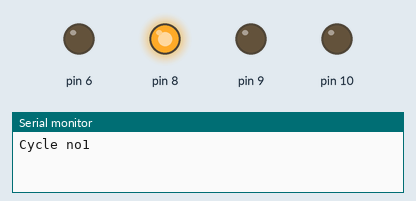
Recording of a sketch running on a simulated Arduino Uno, built with avr-gcc and run on an emulated ATmega328P. On the bench: output pins drawn as LEDs (lit = HIGH), the last lines printed to the serial monitor.

Above: at 0.1 s.
At 2.1 s:
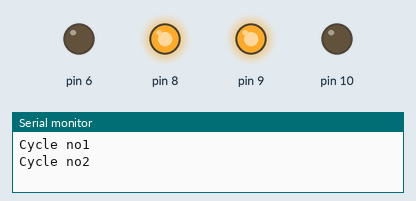
At 4.1 s:
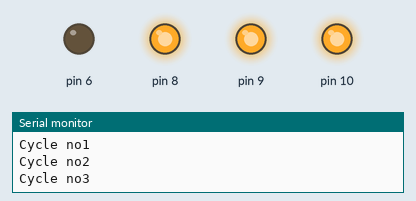
At 31.5 s:
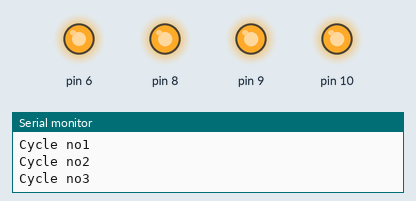
Timing chart, 0 to 33.0 s (numbered marks = the images above):
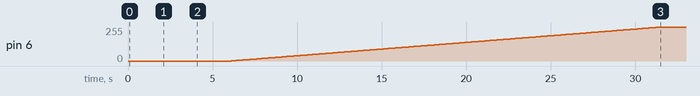

The sketch:

my_code.ino
```cpp
/* This sketch will be used to create a cycle where three lights turn
on in sequence and the Serial monitor displays the status of those
lights. */

// Initialize variables

int x = 1;
int y;
int redLED = 6;
int waitTime = 300;
void setup()
{
    // Start Serial Moniter and set up pins
    Serial.begin(9600);
    pinMode(8, OUTPUT);
    pinMode(9, OUTPUT);
    pinMode(10, OUTPUT);
    pinMode(6, OUTPUT);

    while (x < 4) {

        Serial.print("Cycle no");
        Serial.println(x);

        // Turn on each LED in sequence
        digitalWrite((x + 7), HIGH);
        delay(2000);
        x = x + 1;
    }
    for (y = 0; y < 255; y=y+1) {
        analogWrite(6 , y);
        delay(100);
    }


}


void loop()
{

}
```
